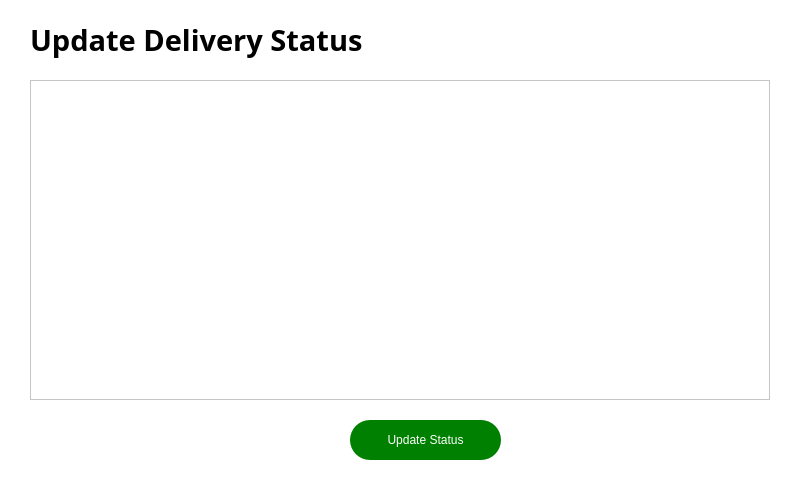
<?xml version="1.0" encoding="UTF-8"?>
<ui version="4.0">
 <class>UpdateDeliveryWindow</class>
 <widget class="QDialog" name="UpdateDeliveryWindow">
  <property name="geometry">
   <rect>
    <x>0</x>
    <y>0</y>
    <width>800</width>
    <height>500</height>
   </rect>
  </property>
  <property name="windowTitle">
   <string>Update Delivery Status</string>
  </property>
  <property name="styleSheet">
   <string notr="true">background-color: rgb(255, 255, 255);</string>
  </property>
  <widget class="QLabel" name="titleLabel">
   <property name="geometry">
    <rect>
     <x>30</x>
     <y>20</y>
     <width>740</width>
     <height>40</height>
    </rect>
   </property>
   <property name="font">
    <font>
     <family>Open Sans</family>
     <pointsize>22</pointsize>
     <bold>true</bold>
    </font>
   </property>
   <property name="styleSheet">
    <string notr="true">color: rgb(0,0,0);</string>
   </property>
   <property name="text">
    <string>Update Delivery Status</string>
   </property>
  </widget>
  <widget class="QTableWidget" name="deliveriesTable">
   <property name="geometry">
    <rect>
     <x>30</x>
     <y>80</y>
     <width>740</width>
     <height>320</height>
    </rect>
   </property>
  </widget>
  <widget class="QPushButton" name="updateStatusButton">
   <property name="geometry">
    <rect>
     <x>350</x>
     <y>420</y>
     <width>151</width>
     <height>40</height>
    </rect>
   </property>
   <property name="cursor">
    <cursorShape>PointingHandCursor</cursorShape>
   </property>
   <property name="styleSheet">
    <string notr="true">
     border-radius: 20px;
     font: 700 14pt &quot;Open Sans&quot;;
     background-color: rgb(0,128,0);
     color: rgb(255,255,255);
    </string>
   </property>
   <property name="text">
    <string>Update Status</string>
   </property>
  </widget>
 </widget>
 <resources/>
 <connections/>
</ui>
